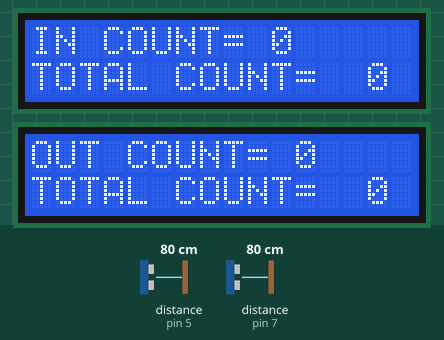
Simulated run of this sketch. Board: Arduino Uno, built with avr-gcc and run on an emulated ATmega328P. Parts: 2 × 16×2 character LCD. Wiring (inferred from the names in the program): 2 × ultrasonic range finder: trigger pin 4, echo pin 5 / trigger pin 6, echo pin 7. Inputs (shaded band) come from the test bench; at power-on: distance to the obstacle (sensors on pin 5, pin 7) 80 cm. The echo pulse lasts 58.3 µs per cm.

Above: at 1.3 s.
1.4 s: distance to the obstacle (sensor on pin 5) set to 120 cm
4.4 s: distance to the obstacle (sensor on pin 7) set to 18 cm
At 4.71 s:
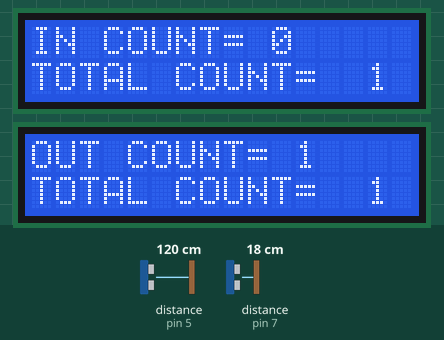
7.4 s: distance to the obstacle (sensor on pin 5) set to 2 cm
At 7.72 s:
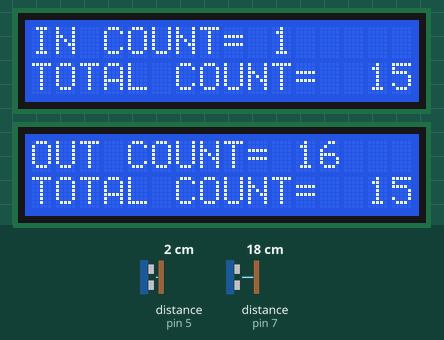
9.1 s: distance to the obstacle (sensor on pin 5) set to 35 cm
12.1 s: distance to the obstacle (sensor on pin 7) set to 60 cm
At 12.43 s:
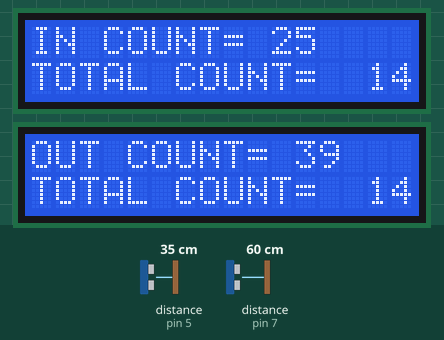
15.1 s: distance to the obstacle (sensor on pin 5) set to 299 cm
Timing chart, 0 to 18.1 s (numbered marks = the images above; inputs shaded):
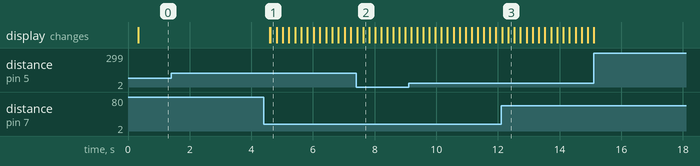

Measured:
- after the input at 1.4 s, every drawn part: stays the same
- after the input at 4.4 s, the display: first changes after 0.19 s (image 1 shows a later state)

The sketch:

FINAL_CODE_LASER.ino
```cpp
#include <LiquidCrystal.h>
LiquidCrystal lcd1(A0, A1, A2, A3, A4, A5);
LiquidCrystal lcd2(8, 9, 10, 11, 12, 13);
const int trigPin1 = 4;
const int echoPin1 = 5;
long duration1 = 0;

const int trigPin2 = 6;
const int echoPin2 = 7;
long duration2 = 0;
int countin = 0, total = 0;
int count = 0;

void setup()

{
  lcd1.begin(16, 2);
  lcd2.begin(16, 2);
  pinMode(trigPin1, OUTPUT);
  pinMode(echoPin1, INPUT);
  pinMode(trigPin2, OUTPUT);
  pinMode(echoPin2, INPUT);
  Serial.begin(9600);

  lcd1.clear();
  lcd1.print("MONITOR SYSTEM");
  lcd1.setCursor(0, 1);
  lcd1.print("IS STRATING...");

  lcd2.clear();
  lcd2.print("MONITOR SYSTEM");
  lcd2.setCursor(0, 1);
  lcd2.print("IS STRATING...");

}

void loop()

{

  digitalWrite(trigPin1, LOW);
  delayMicroseconds(2);

  digitalWrite(trigPin1, HIGH);
  delayMicroseconds(10);

  digitalWrite(trigPin1, LOW);
  duration1 = pulseIn(echoPin1, HIGH);
  delay(80);

  if (duration1 < 3000)
  {
    countin++;
  }

  digitalWrite(trigPin2, LOW);
  delayMicroseconds(2);

  digitalWrite(trigPin2, HIGH);
  delayMicroseconds(10);

  digitalWrite(trigPin2, LOW);
  duration2 = pulseIn(echoPin2, HIGH);
  delay(80);
  if (duration2 < 3000)
  {
    count++;
  }

  //Serial.println(duration1);
  //delay(100);
  //Serial.println(duration2);
  // delay(100);

  total = abs(countin - count);

  lcd1.clear();
  lcd1.print("IN COUNT= ");
  lcd1.print(countin);
  lcd1.setCursor(0, 1);
  lcd1.print("TOTAL COUNT=  ");
  lcd1.print(total);
  delay(10);

  lcd2.clear();
  lcd2.print("OUT COUNT= ");
  lcd2.print(count);
  lcd2.setCursor(0, 1);
  lcd2.print("TOTAL COUNT=  ");
  lcd2.print(total);
  delay(10);
}
```
